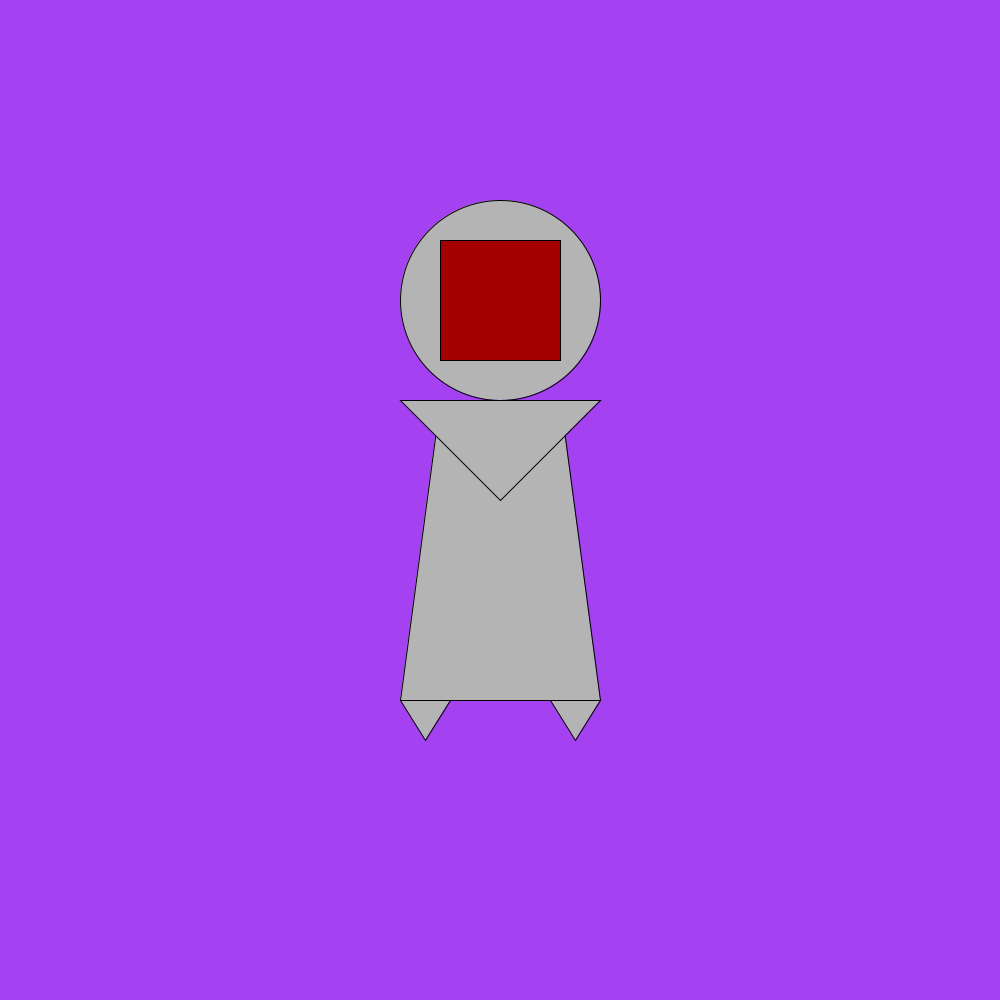
Frame 1 (no input)
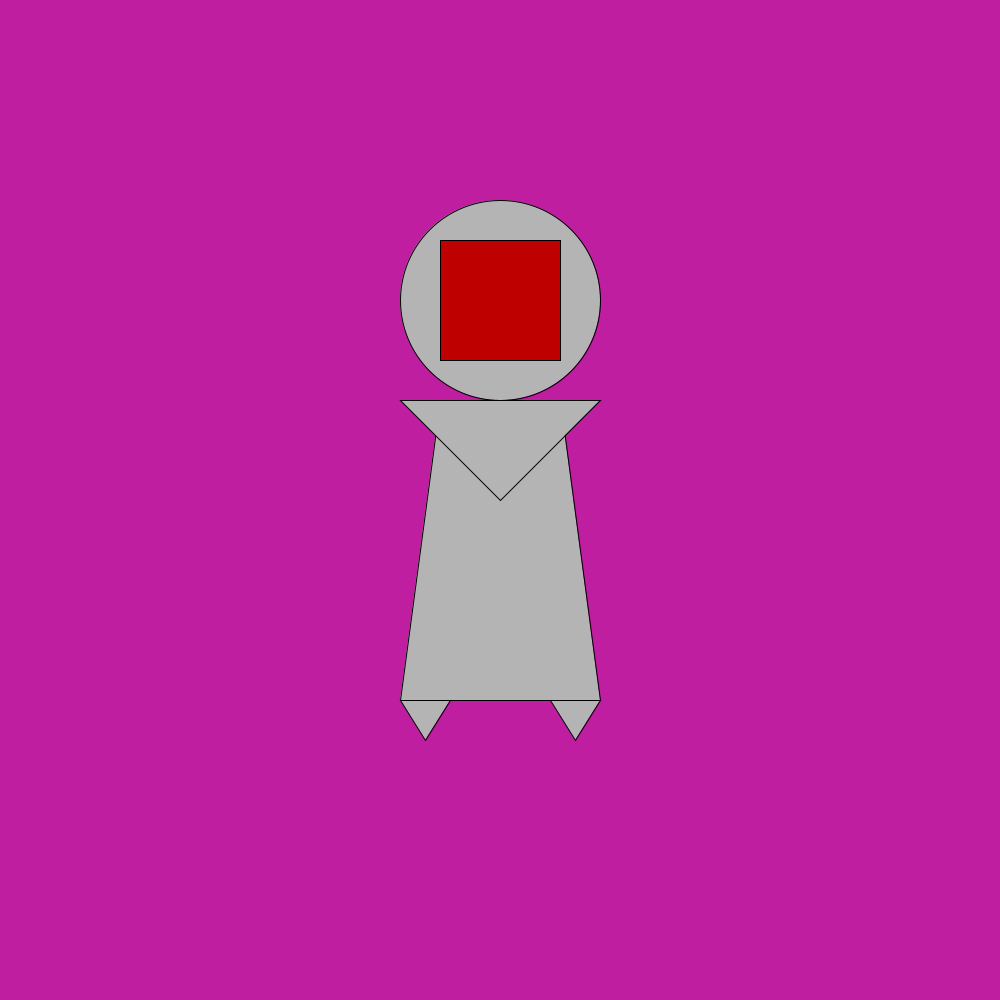
Frame 60 (the mouse pressed at the canvas centre just before this capture)
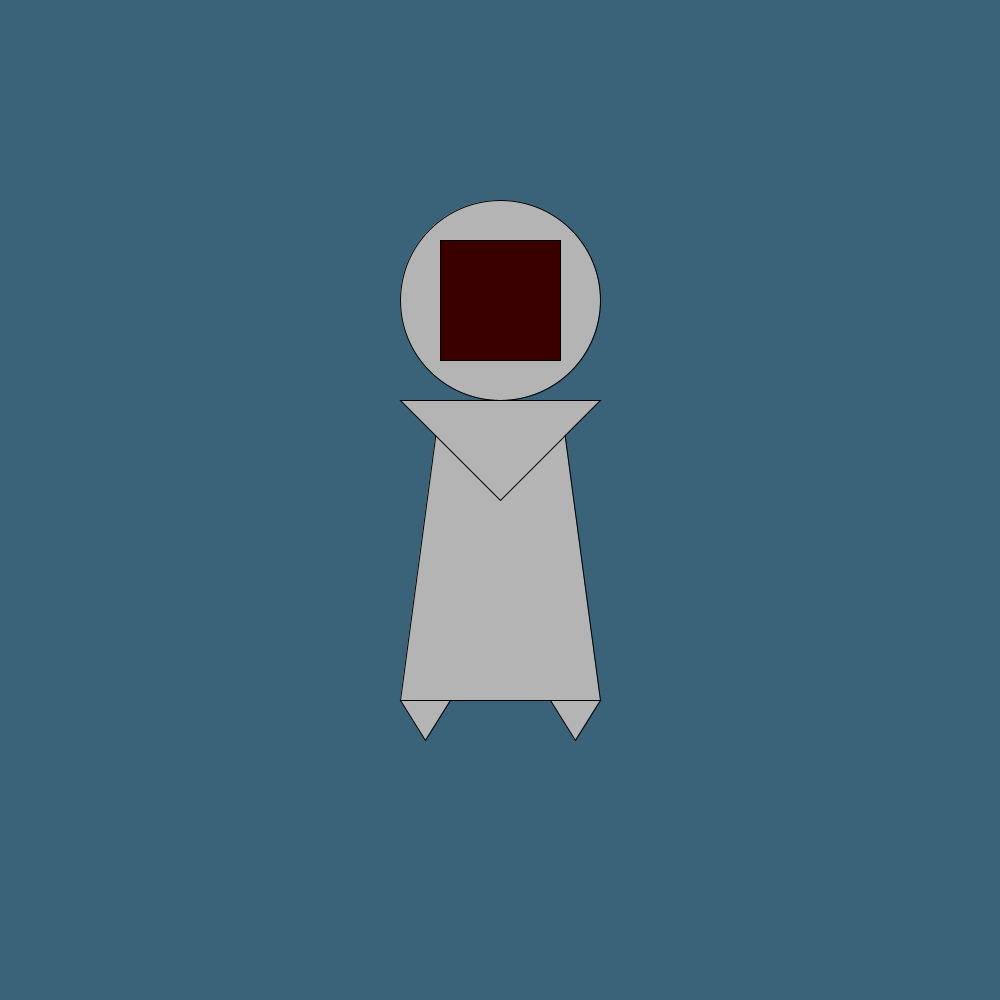
Frame 120 (the mouse held since frame 60 and released just before this capture)

The Processing sketch that drew these frames (run headless with seeded random() and noise(); from frame 60 on, the mouse is pressed at the canvas centre):

// Processing sketch: processing_104843
// ── processing_104843.pde

/*
INSANE ROBOT!
*/

void setup(){
size(1000, 1000);
frameRate(20);
}

void draw() {
float r = random(255);
float g = random(255);
float b = random(255);

background(r, g, b);

fill(180);
ellipse(500, 300, 200, 200);

fill(r, 0, 0);
rectMode(CENTER);
rect(500, 300, 120, 120);

fill(180);
beginShape();
vertex(440, 400);
vertex(400, 700);
vertex(600, 700);
vertex(560, 400);
endShape();

triangle(400, 400, 600, 400, 500, 500);
triangle(400, 700, 450, 700, 425, 740);
triangle(550, 700, 600, 700, 575, 740);
}
